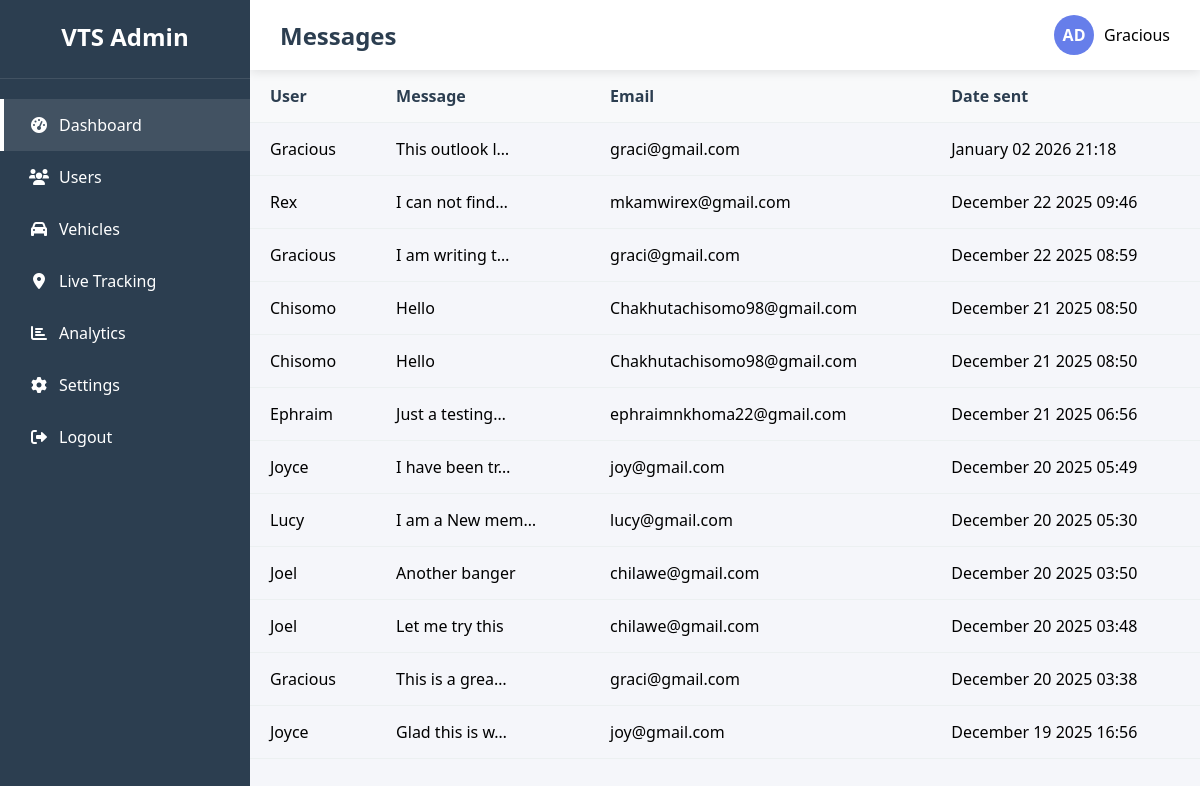
/feed/message/ (signed in), run on the app's committed database.
### contact/models.py (models this page shows, shortened)
class SendMessage(models.Model):
    sender = models.ForeignKey(User,on_delete=models.CASCADE)
    content = models.TextField(null=True, blank=True)
    email = models.EmailField(blank=False,null=False,default='noemail@gmail.com')
    date_Sent = models.DateTimeField(auto_now_add=True)
    subject = models.CharField(max_length=100,null=True,blank=True)

### contact/views.py (the view)
# urls.py: path('message/',views.AdminMessages,name='Adminmessage'),
@login_required
def AdminMessages(request):
    message = SendMessage.objects.order_by('-date_Sent')
    return render(request,'messages.html',{'message':message})

### templates/messages.html (shortened to what this page needs)
{% extends "adminbase.html" %}
{% load static %}
{% block heading %}Messages{% endblock heading %}
{% block content %}
<table class="table table-dark table-striped">
    <thead>
        <tr>
            <th>User</th>
            <th>Message</th>
            <th>Email</th>
            <th>Date sent</th>
        </tr>
    </thead>
    <tbody>
        {% for msg in message %}
        <tr>
            <td>{{ msg.sender.username }}</td>
            <td>
                <a href="{% url 'contact:message_detail' msg.id %}" style='color:black;text-decoration:none;'>
                    {{ msg.content|truncatechars:15 }}
                </a>
            </td>
            <td>{{ msg.email }}</td>
            <td>{{ msg.date_Sent|date:"F d Y H:i" }}</td>
        </tr>
        {% empty %}
        <tr>
            <td colspan="3">No messages yet</td>
        </tr>
        {% endfor %}
    </tbody>
</table>
{% endblock content %}

### templates/adminbase.html (shortened to what this page needs)
<html lang="en">
{% load static %}
<head>
    {% block boot %}
    <link rel="stylesheet" href="https://cdnjs.cloudflare.com/ajax/libs/font-awesome/6.0.0/css/all.min.css">
    {% endblock boot %}
</head>
<body>
    {% block sidebar %}
    <div class="sidebar">
        <div class="sidebar-header">
            <h2>VTS Admin</h2>
        </div>
        <div class="sidebar-menu">
            <a href="{% url "system:dashboard" %}" class="menu-item active">
                <i class="fas fa-tachometer-alt"></i>
                <span>Dashboard</span>
            </a>
            <a href="{% url "contact:Adminmessage" %}" class="menu-item">
                <i class="fas fa-users"></i>
                <span>Users</span>
            </a>
            <a href="#" class="menu-item">
                <i class="fas fa-car"></i>
                <span>Vehicles</span>
            </a>
            <a href="{% url "contact:liveTrack" %}" class="menu-item">
                <i class="fas fa-map-marker-alt"></i>
                <span>Live Tracking</span>
            </a>
            <a href="{% url "contact:analysis" %}" class="menu-item">
                <i class="fas fa-chart-bar"></i>
                <span>Analytics</span>
            </a>
            <a href="#" class="menu-item">
                <i class="fas fa-cog"></i>
                <span>Settings</span>
            </a>
            <a href="{% url "system:logout" %}" class="menu-item">
                <i class="fas fa-sign-out-alt"></i>
                <span>Logout</span>
            </a>
        </div>
    </div>
    {% endblock sidebar %}
    {% block navbar %}
    <div class="main-content">
        <div class="top-nav">
            <div class="nav-left">
                <h1>{% block heading %}Admin Dashboard{% endblock heading %}</h1>
            </div>
            <div class="nav-right">
                <div class="user-profile">
                    <div class="user-avatar">AD</div>
                    <span>{{request.user|title}}</span>
                </div>
            </div>
        </div>
    {% endblock navbar %}
    {% block content %}{% endblock content %}
</body>
</html>

### templates/adminbase.html (style rules this page uses)
* { margin: 0; padding: 0; box-sizing: border-box; }
:root { --primary: #667eea; --secondary: #764ba2; --danger: #e74c3c; --success: #2ecc71; --warning: #f39c12; --info: #3498db; --dark: #2c3e50; --light: #ecf0f1; --sidebar-width: 250px; --primary2: #2c3e50; }
body { font-family: 'Segoe UI', Tahoma, Geneva, Verdana, sans-serif; background: #f5f6fa; display: flex; min-height: 100vh; }
.sidebar { width: var(--sidebar-width); background: linear-gradient(to bottom, var(--primary2), var(--dark)); color: white; position: fixed; height: 100vh; transition: all 0.3s; z-index: 1000; }
.sidebar-header { padding: 20px; text-align: center; border-bottom: 1px solid rgba(255,255,255,0.1); }
.sidebar-header h2 { font-size: 1.5rem; margin-bottom: 5px; }
.sidebar-menu { padding: 20px 0; }
.menu-item { padding: 15px 25px; display: flex; align-items: center; text-decoration: none; color: white; transition: all 0.3s; border-left: 4px solid transparent; }
.menu-item:hover, .menu-item.active { background: rgba(255,255,255,0.1); border-left-color: white; }
.menu-item i { margin-right: 10px; width: 20px; text-align: center; }
.main-content { flex: 1; margin-left: var(--sidebar-width); transition: all 0.3s; }
.top-nav { background: white; padding: 15px 30px; display: flex; justify-content: space-between; align-items: center; box-shadow: 0 2px 10px rgba(0,0,0,0.1); position: sticky; top: 0; z-index: 100; }
.nav-left h1 { color: var(--dark); font-size: 1.5rem; }
.nav-right { display: flex; align-items: center; gap: 20px; }
.user-profile { display: flex; align-items: center; gap: 10px; }
.user-avatar { width: 40px; height: 40px; border-radius: 50%; background: var(--primary); display: flex; align-items: center; justify-content: center; color: white; font-weight: bold; }
table { width: 100%; border-collapse: collapse; }
th, td { padding: 15px 20px; text-align: left; border-bottom: 1px solid #ecf0f1; }
th { background: #f8f9fa; font-weight: 600; color: var(--dark); }

### data on the page
SendMessage: sender.username "Gracious", content "This outlook l…", email "graci@gmail.com", date_Sent "January 02 2026 21:18"
SendMessage: sender.username "Rex", content "I can not find…", email "mkamwirex@gmail.com", date_Sent "December 22 2025 09:46"
SendMessage: sender.username "Gracious", content "I am writing t…", email "graci@gmail.com", date_Sent "December 22 2025 08:59"
SendMessage: sender.username "Chisomo", content "Hello", email "Chakhutachisomo98@gmail.com", date_Sent "December 21 2025 08:50"
SendMessage: sender.username "Chisomo", content "Hello", email "Chakhutachisomo98@gmail.com", date_Sent "December 21 2025 08:50"
SendMessage: sender.username "Ephraim", content "Just a testing…", email "ephraimnkhoma22@gmail.com", date_Sent "December 21 2025 06:56"
SendMessage: sender.username "Joyce", content "I have been tr…", email "joy@gmail.com", date_Sent "December 20 2025 05:49"
SendMessage: sender.username "Lucy", content "I am a New mem…", email "lucy@gmail.com", date_Sent "December 20 2025 05:30"
SendMessage: sender.username "Joel", content "Another banger", email "chilawe@gmail.com", date_Sent "December 20 2025 03:50"
SendMessage: sender.username "Joel", content "Let me try this", email "chilawe@gmail.com", date_Sent "December 20 2025 03:48"
SendMessage: sender.username "Gracious", content "This is a grea…", email "graci@gmail.com", date_Sent "December 20 2025 03:38"
SendMessage: sender.username "Joyce", content "Glad this is w…", email "joy@gmail.com", date_Sent "December 19 2025 16:56"

### other printed values
{{ request.user|title }} "Gracious"
